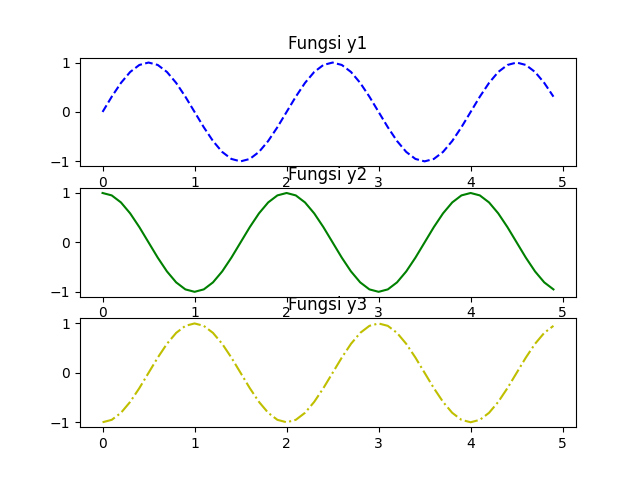

Write the Python code that produced this figure.
import matplotlib.pyplot as plt 
import math 
import numpy as np 
 
t = np.arange(0,5,0.1) 
y1 = np.sin(math.pi*t) 
y2 = np.sin(math.pi*t+math.pi/2) 
y3 = np.sin(math.pi*t-math.pi/2) 
plt.subplot(3,1,1) 
plt.title('Fungsi y1') 
plt.plot(t,y1,'b--') 
plt.subplot(3,1,2) 
plt.title('Fungsi y2') 
plt.plot(t,y2,'g') 
 
plt.subplot(3,1,3) 
plt.title('Fungsi y3') 
plt.plot(t,y3,'y-.') 
 
plt.show() 
